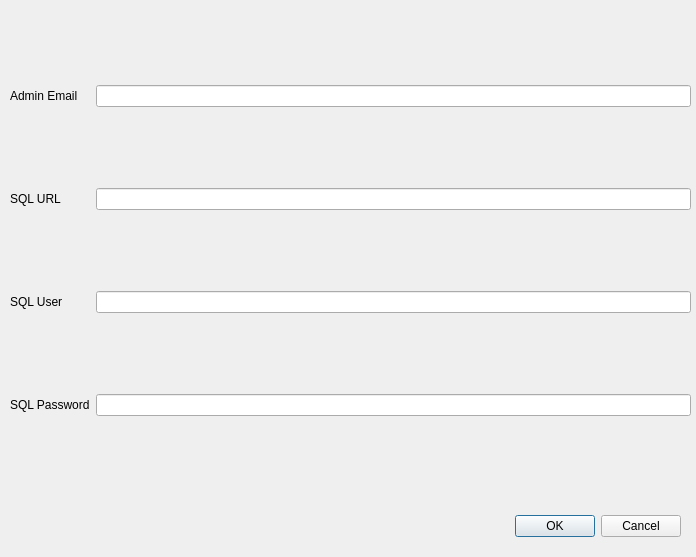
<?xml version="1.0" encoding="UTF-8"?>
<ui version="4.0">
 <class>Dialog</class>
 <widget class="QDialog" name="Dialog">
  <property name="geometry">
   <rect>
    <x>0</x>
    <y>0</y>
    <width>696</width>
    <height>557</height>
   </rect>
  </property>
  <property name="minimumSize">
   <size>
    <width>696</width>
    <height>557</height>
   </size>
  </property>
  <property name="maximumSize">
   <size>
    <width>696</width>
    <height>557</height>
   </size>
  </property>
  <property name="windowTitle">
   <string>Configuration</string>
  </property>
  <widget class="QDialogButtonBox" name="buttonBox">
   <property name="geometry">
    <rect>
     <x>10</x>
     <y>510</y>
     <width>671</width>
     <height>32</height>
    </rect>
   </property>
   <property name="orientation">
    <enum>Qt::Horizontal</enum>
   </property>
   <property name="standardButtons">
    <set>QDialogButtonBox::Cancel|QDialogButtonBox::Ok</set>
   </property>
  </widget>
  <widget class="QWidget" name="gridLayoutWidget">
   <property name="geometry">
    <rect>
     <x>10</x>
     <y>10</y>
     <width>681</width>
     <height>481</height>
    </rect>
   </property>
   <layout class="QGridLayout" name="gridLayout">
    <item row="3" column="1">
     <widget class="QLineEdit" name="line_sql_password"/>
    </item>
    <item row="0" column="0">
     <widget class="QLabel" name="label">
      <property name="text">
       <string>Admin Email</string>
      </property>
     </widget>
    </item>
    <item row="1" column="1">
     <widget class="QLineEdit" name="line_sql_url"/>
    </item>
    <item row="3" column="0">
     <widget class="QLabel" name="label_5">
      <property name="text">
       <string>SQL Password</string>
      </property>
     </widget>
    </item>
    <item row="1" column="0">
     <widget class="QLabel" name="label_3">
      <property name="text">
       <string>SQL URL</string>
      </property>
     </widget>
    </item>
    <item row="0" column="1">
     <widget class="QLineEdit" name="line_admin_email"/>
    </item>
    <item row="2" column="0">
     <widget class="QLabel" name="label_4">
      <property name="text">
       <string>SQL User</string>
      </property>
     </widget>
    </item>
    <item row="2" column="1">
     <widget class="QLineEdit" name="line_sql_user"/>
    </item>
   </layout>
  </widget>
 </widget>
 <resources/>
 <connections>
  <connection>
   <sender>buttonBox</sender>
   <signal>accepted()</signal>
   <receiver>Dialog</receiver>
   <slot>accept()</slot>
   <hints>
    <hint type="sourcelabel">
     <x>248</x>
     <y>254</y>
    </hint>
    <hint type="destinationlabel">
     <x>157</x>
     <y>274</y>
    </hint>
   </hints>
  </connection>
  <connection>
   <sender>buttonBox</sender>
   <signal>rejected()</signal>
   <receiver>Dialog</receiver>
   <slot>reject()</slot>
   <hints>
    <hint type="sourcelabel">
     <x>316</x>
     <y>260</y>
    </hint>
    <hint type="destinationlabel">
     <x>286</x>
     <y>274</y>
    </hint>
   </hints>
  </connection>
 </connections>
</ui>
